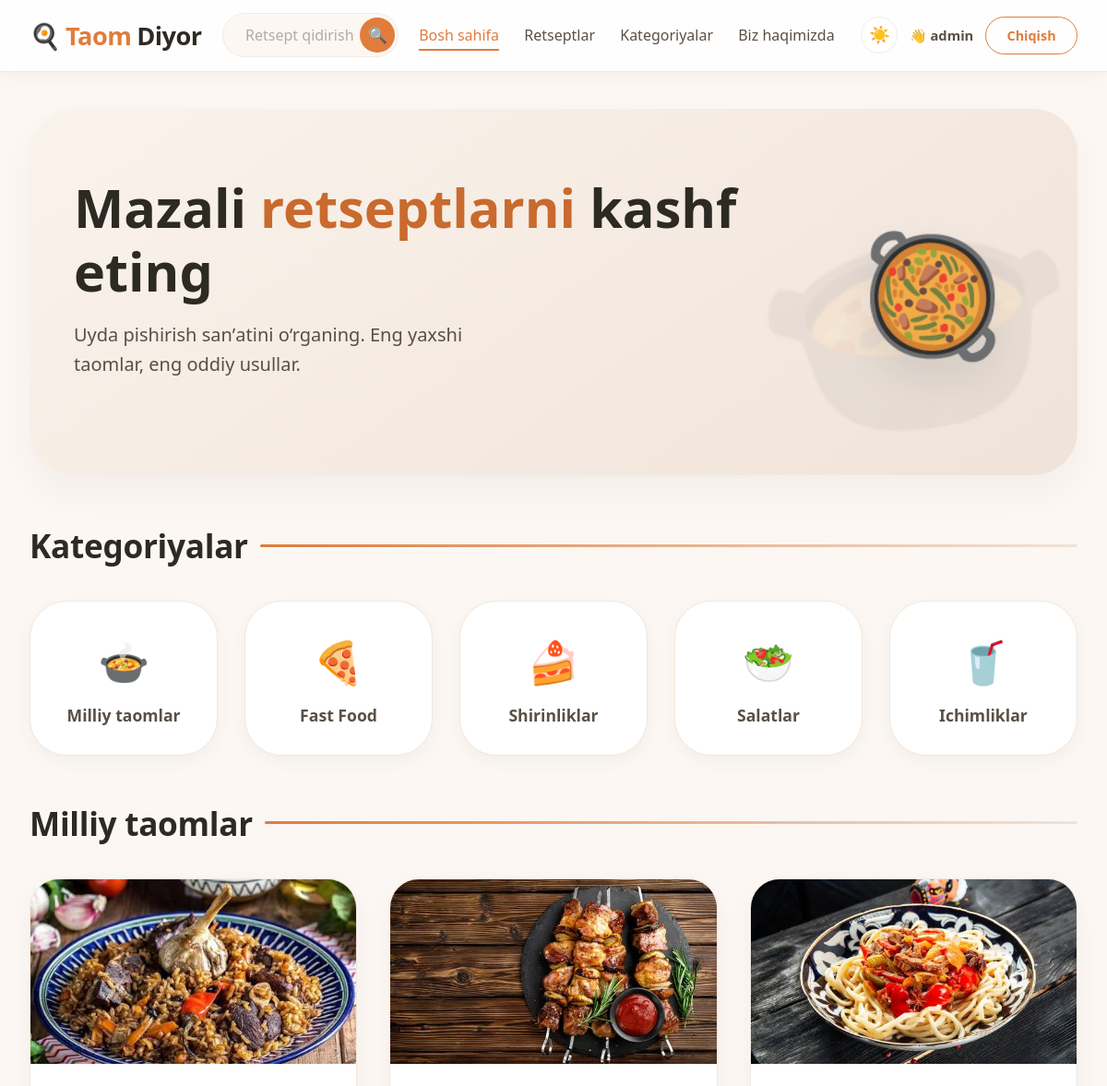
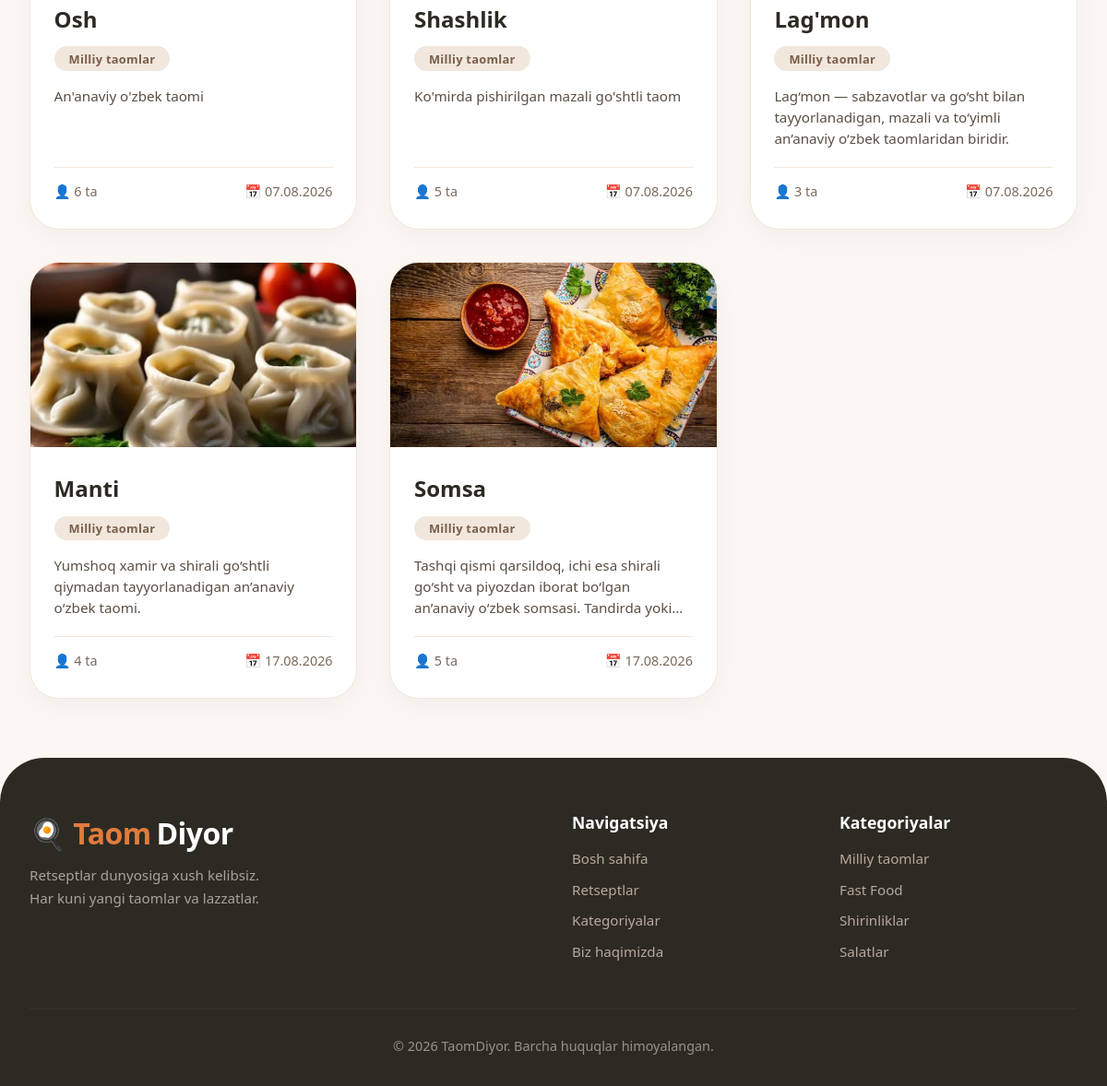
/category/Milliy taomlar/ (signed in), run on the app's committed database (2 pictures, top to bottom).
### main/models.py (models this page shows, shortened)
class Recipe(models.Model):
    name = models.CharField(max_length=200)
    description = models.TextField()
    ingredients = models.TextField()
    category = models.CharField(max_length=100)
    servings = models.PositiveIntegerField(
        help_text="Necha kishiga"
    )
    image = models.ImageField(
        upload_to='recipes/',
        blank=True,
        null=True
    )
    created_at = models.DateTimeField(auto_now_add=True)

### main/views.py (the view)
# urls.py: path('category/<str:category_name>/', views.category, name='category'),
def category(request, category_name):
    recipes = Recipe.objects.filter(category=category_name)
    context = {
        'recipes': recipes,
        'category_name': category_name
    }
    return render(request, 'main/home.html', context)

### main/templates/main/home.html (shortened to what this page needs)
{% extends 'main/base.html' %}
{% block nav_home %}active{% endblock %}
{% block content %}
    <main class="container">
        {% if not is_search %}
        <section class="hero">
            <div class="hero-content">
                <h1>Mazali <span>retseptlarni</span> kashf eting</h1>
                <p>Uyda pishirish sanʼatini o‘rganing. Eng yaxshi taomlar, eng oddiy usullar.</p>
            </div>
            <div class="hero-visual">
                <span>🥘</span>
            </div>
        </section>
        <div id="categories">
            <h2 class="section-title">Kategoriyalar</h2>
            <div class="category-grid">
                <a href="{% url 'category' 'Milliy taomlar' %}#recipes" class="category-item">
                    <span class="category-emoji">🍲</span>
                    Milliy taomlar
                </a>
                <a href="{% url 'category' 'Fast Food' %}#recipes" class="category-item">
                    <span class="category-emoji">🍕</span>
                    Fast Food
                </a>
                <a href="{% url 'category' 'Shirinliklar' %}#recipes" class="category-item">
                    <span class="category-emoji">🍰</span>
                    Shirinliklar
                </a>
                <a href="{% url 'category' 'Salatlar' %}#recipes" class="category-item">
                    <span class="category-emoji">🥗</span>
                    Salatlar
                </a>
                <a href="{% url 'category' 'Ichimliklar' %}#recipes" class="category-item">
                    <span class="category-emoji">🥤</span>
                    Ichimliklar
                </a>
            </div>
        </div>
        {% endif %}
        <div id="recipes">
            <h2 class="section-title">
                {% if is_search %}
                    "{{ search_query }}" bo‘yicha natijalar
                    <a href="{% url 'home' %}" class="clear-search">✕ Tozalash</a>
                {% elif category_name %}
                    {{ category_name }}
                {% else %}
                    Eng so‘nggi retseptlar
                {% endif %}
            </h2>
            <div class="recipes-grid">
                {% if recipes %}
                    {% for recipe in recipes %}
                        <a href="{% url 'recipe_detail' recipe.id %}" class="recipe-card-link">
                            <div class="recipe-card">
                                <div class="recipe-image">
                                    {% if recipe.image %}
                                        <img src="{{ recipe.image.url }}" alt="{{ recipe.name }}">
                                    {% else %}
                                        <div class="placeholder">🍽️</div>
                                    {% endif %}
                                </div>
                                <div class="recipe-body">
                                    <h3 class="recipe-name">{{ recipe.name }}</h3>
                                    <span class="recipe-category">{{ recipe.category }}</span>
                                    <p class="recipe-description">{{ recipe.description|truncatewords:18 }}</p>
                                    <div class="recipe-meta">
                                        <span>👤 {{ recipe.servings }} ta</span>
                                        <span>📅 {{ recipe.created_at|date:"d.m.Y" }}</span>
                                    </div>
                                </div>
                            </div>
                        </a>
                    {% endfor %}
                {% else %}
                    <div class="empty-message">
                        <span>🧑‍🍳</span>
                        Hozircha retseptlar mavjud emas
                    </div>
                {% endif %}
            </div>
        </div>
    </main>
{% endblock %}

### main/templates/main/base.html (shortened to what this page needs)
<!DOCTYPE html>
<html lang="uz">
<head>
</head>
<body>
    <header class="navbar">
        <div class="container navbar-inner">
            <a href="{% url 'home' %}" class="logo">
                <span>🍳</span> Taom<span>Diyor</span>
            </a>
            <form class="nav-search" action="{% url 'search' %}" method="get" role="search">
                <input type="text" name="q" placeholder="Retsept qidirish..." value="{{ search_query|default:'' }}" aria-label="Retseptlarni qidirish" autocomplete="off" autocorrect="off" spellcheck="false">
                <button type="submit" aria-label="Qidirish">🔍</button>
            </form>
            <div class="nav-collapse" id="navCollapse">
                <ul class="nav-links">
                    <li><a href="{% url 'home' %}" class="{% block nav_home %}{% endblock %}">Bosh sahifa</a></li>
                    <li><a href="{% url 'home' %}#recipes">Retseptlar</a></li>
                    <li><a href="{% url 'home' %}#categories">Kategoriyalar</a></li>
                    <li><a href="{% url 'about' %}" class="{% block nav_about %}{% endblock %}">Biz haqimizda</a></li>
                </ul>
                <div class="nav-actions">
                    <button type="button" class="theme-toggle" aria-label="Rejimni almashtirish (yorug' / qorong'i)">
                        <span class="icon-sun">☀️</span><span class="icon-moon">🌙</span>
                    </button>
                    {% if user.is_authenticated %}
                        <span class="nav-user">👋 {{ user.username }}</span>
                        <a href="{% url 'logout' %}" class="btn-secondary-nav">Chiqish</a>
                    {% else %}
                        <a href="{% url 'login' %}" class="btn-secondary-nav">Kirish</a>
                        <a href="{% url 'register' %}" class="btn-primary-nav">Ro'yxatdan o'tish</a>
                    {% endif %}
                </div>
            </div>
        </div>
    </header>
    {% block content %}{% endblock %}
    <footer class="footer">
        <div class="container">
            <div class="footer-grid">
                <div class="footer-brand">
                    <div class="logo">🍳 Taom<span style="color:#fff;">Diyor</span></div>
                    <p>Retseptlar dunyosiga xush kelibsiz. Har kuni yangi taomlar va lazzatlar.</p>
                </div>
                <div class="footer-nav-cols">
                    <div class="footer-links">
                        <h4>Navigatsiya</h4>
                        <ul>
                            <li><a href="{% url 'home' %}">Bosh sahifa</a></li>
                            <li><a href="{% url 'home' %}#recipes">Retseptlar</a></li>
                            <li><a href="{% url 'home' %}#categories">Kategoriyalar</a></li>
                            <li><a href="{% url 'about' %}">Biz haqimizda</a></li>
                        </ul>
                    </div>
                    <div class="footer-links">
                        <h4>Kategoriyalar</h4>
                        <ul>
                            <li><a href="{% url 'category' 'Milliy taomlar' %}">Milliy taomlar</a></li>
                            <li><a href="{% url 'category' 'Fast Food' %}">Fast Food</a></li>
                            <li><a href="{% url 'category' 'Shirinliklar' %}">Shirinliklar</a></li>
                            <li><a href="{% url 'category' 'Salatlar' %}">Salatlar</a></li>
                        </ul>
                    </div>
                </div>
            </div>
            <div class="footer-copy">
                &copy; 2026 TaomDiyor. Barcha huquqlar himoyalangan.
            </div>
        </div>
    </footer>
</body>
</html>

### data on the page
Recipe: image (picture), name "Osh", category "Milliy taomlar", description "An'anaviy o'zbek taomi", servings "6", created_at "07.08.2026"
Recipe: image (picture), name "Shashlik", category "Milliy taomlar", description "Ko'mirda pishirilgan mazali go'shtli taom", servings "5", created_at "07.08.2026"
Recipe: image (picture), name "Lag'mon", category "Milliy taomlar", description "Lag‘mon — sabzavotlar va go‘sht bilan tayyorlanadigan, mazali va to‘yimli an’anaviy o‘zbek taomlaridan biridir.", servings "3", created_at "07.08.2026"
Recipe: image (picture), name "Manti", category "Milliy taomlar", description "Yumshoq xamir va shirali go‘shtli qiymadan tayyorlanadigan an’anaviy o‘zbek taomi.", servings "4", created_at "17.08.2026"
Recipe: image (picture), name "Somsa", category "Milliy taomlar", description "Tashqi qismi qarsildoq, ichi esa shirali go‘sht va piyozdan iborat bo‘lgan an’anaviy o‘zbek somsasi. Tandirda…", servings "5", created_at "17.08.2026"

### other printed values
{{ user.username }} "admin"
{{ category_name }} "Milliy taomlar"
